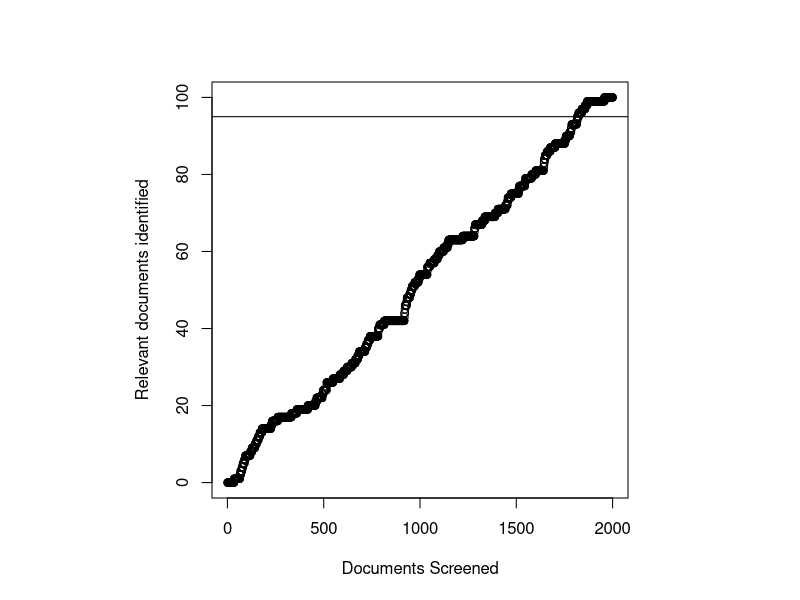
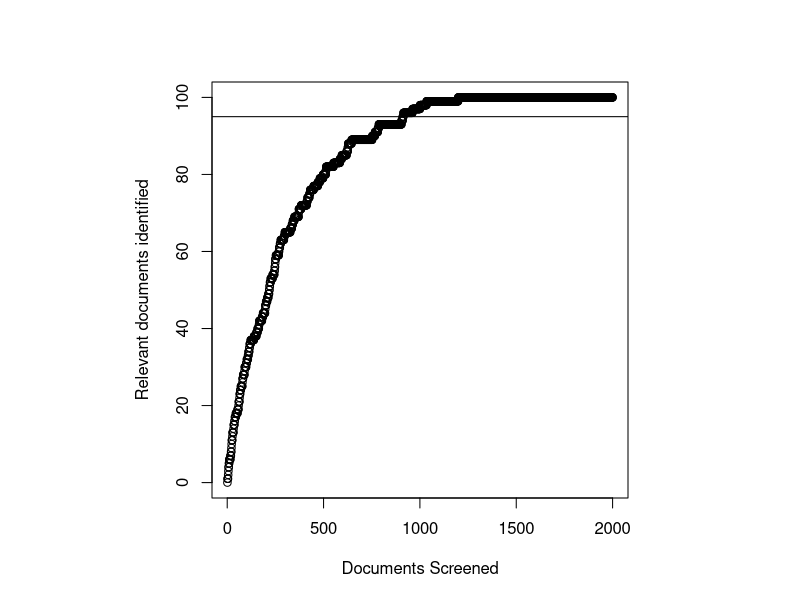
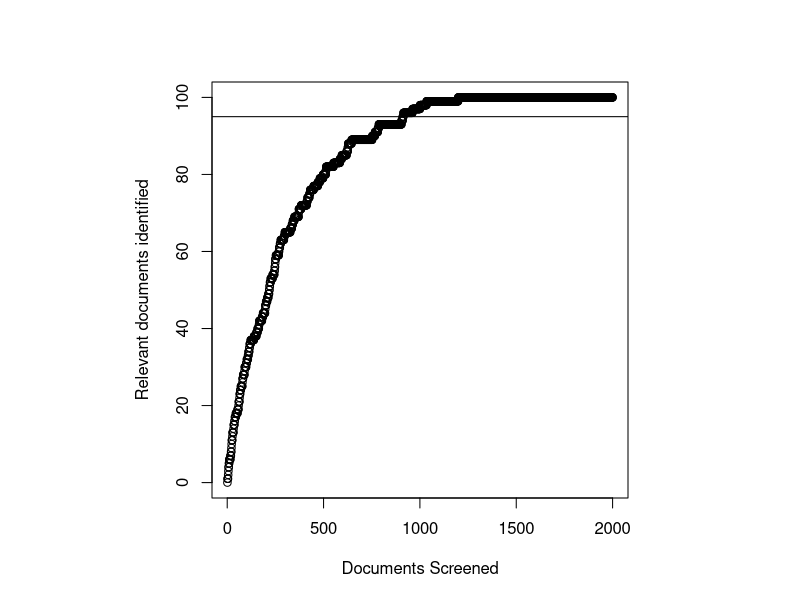
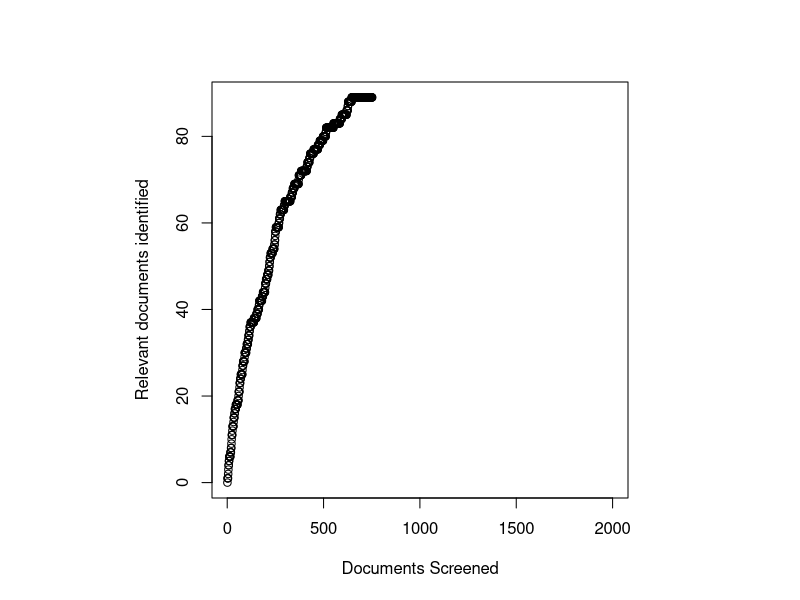
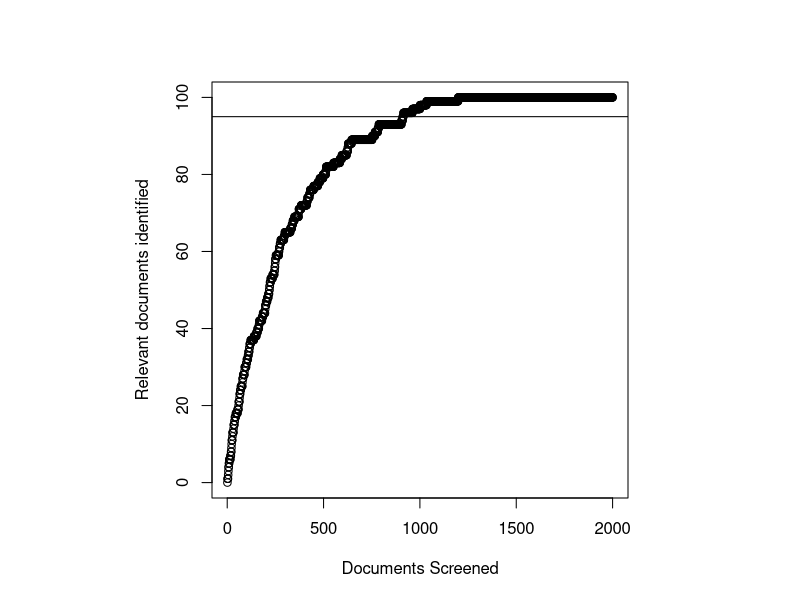
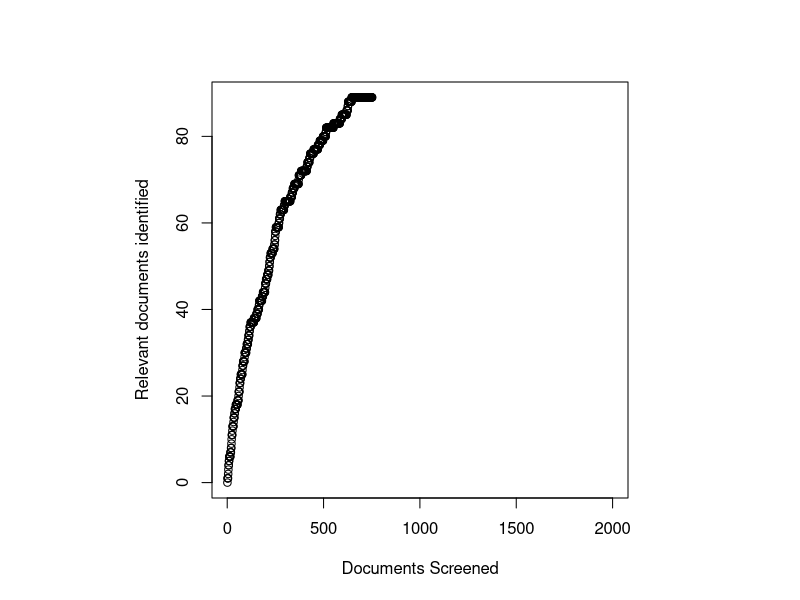
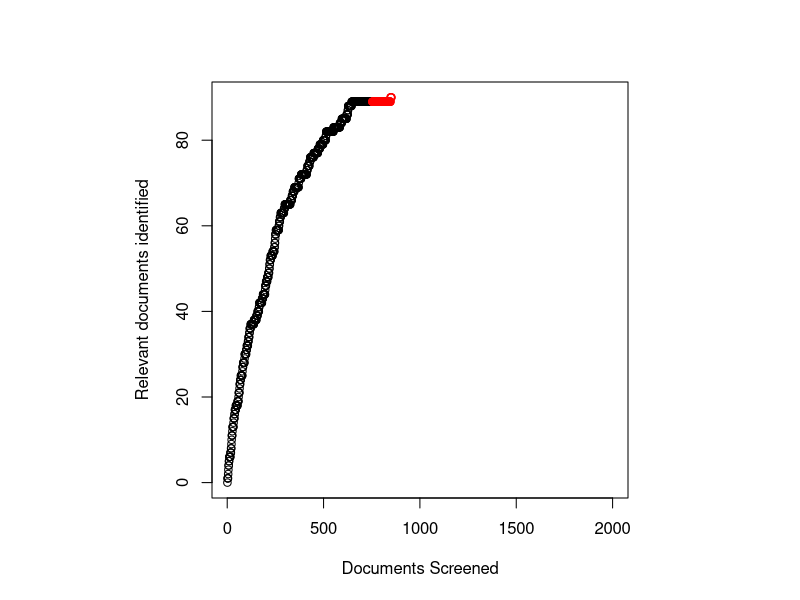
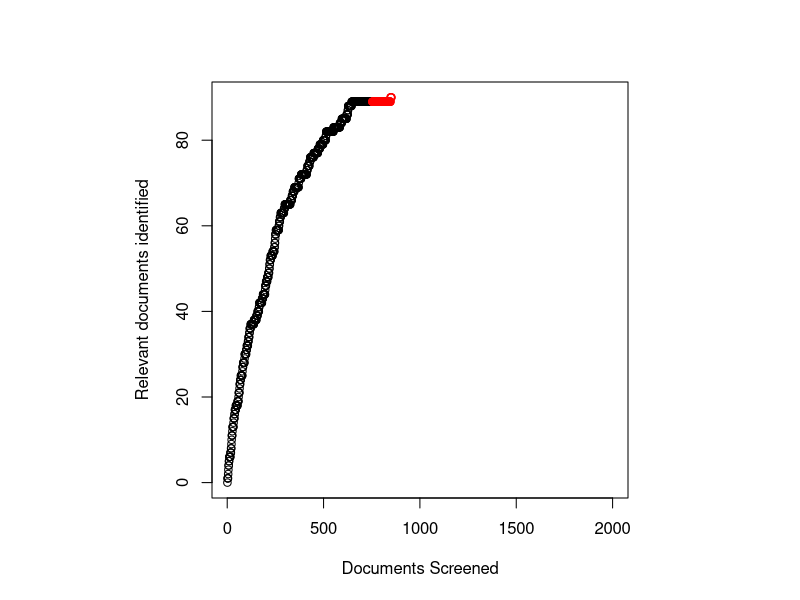

Generate these figures, in order, with R:
## ---- chunk 1
set.seed(5)
knitr::opts_chunk$set(cache = F)
knitr::opts_chunk$set(global.par = TRUE)
options(max.print = 20)
xlab <- "Documents Screened" 
ylab <- "Relevant documents identified"
## ---- chunk 2
N_tot <- 2000 # total documents
r_tot <- 100 # total relevant documents

docs <- rep(0,N_tot)
docs[1:r_tot] <- 1
docs <- sample(docs)
docs

## ---- chunk 3
tau_target=0.95
tau <- cumsum(docs)/r_tot
which(tau>tau_target)[1]/N_tot
## ---- chunk 4
par(pty="s")
plot(
  cumsum(docs), 
  xlab="Documents Screened", 
  ylab="Relevant documents identified",
  xlim=c(0,N_tot),
  ylim=c()
)
abline(h=r_tot*.95)

## ---- chunk 5
weights = rep(1,N_tot)
weights[which(docs==1)] <- seq(15,2,length.out=r_tot)
ordered_docs <- sample(docs, prob=weights, replace=F)
## ---- chunk 6
tau <- cumsum(ordered_docs)/r_tot
which(tau>=tau_target)[1]/N_tot
## ---- chunk 7
par(pty="s")
plot(
  cumsum(ordered_docs), 
  xlab="Documents Screened", 
  ylab="Relevant documents identified"
)
abline(h=r_tot*.95)
## ---- chunk 8
par(pty="s")
plot(
  cumsum(ordered_docs), 
  xlab="Documents Screened", 
  ylab="Relevant documents identified"
)
abline(h=r_tot*.95)
## ---- chunk 9
par(pty="s")
r <- rle(ordered_docs) # calculate run lengths
cutoff <- cumsum(r$lengths)[r$lengths>40 & r$values==0][1]
plot(
  cumsum(ordered_docs[1:cutoff]),
  xlim=c(1,N_tot),
  xlab="Documents Screened", 
  ylab="Relevant documents identified"
)
## ---- chunk 10
par(pty="s")
plot(
  cumsum(ordered_docs), 
  xlab="Documents Screened", 
  ylab="Relevant documents identified"
)
abline(h=r_tot*.95)
## ---- chunk 11
par(pty="s")
r_al <- cumsum(ordered_docs[1:cutoff])[cutoff]
N_al <- cutoff
K <- r_tot-r_al 
N <- N_tot - N_al
## ---- chunk 12
plot(
  cumsum(ordered_docs[1:cutoff]),
  xlim=c(1,N_tot), xlab=xlab, ylab=ylab
)
## ---- chunk 13
params <- list(
  N_al = cutoff,
  N = N_tot - N_al,
  r_al = cumsum(ordered_docs[1:cutoff])[cutoff],
  K = r_tot-r_al 
)
print(params)
## ---- chunk 14
n <- 100
urndocs <- sample(ordered_docs[cutoff:N_tot], replace=F)
s_docs <- urndocs[1:n]
k <- cumsum(s_docs)[n]
plot(
  c(cumsum(ordered_docs[1:cutoff]),cumsum(s_docs)+r_al),
  xlim=c(1,N_tot), xlab=xlab, ylab=ylab,
  col=c(rep("black",cutoff),rep("red",n))
)

## ---- chunk 15
phyper(k, K, N, n)
## ---- chunk 16
plot(
  c(cumsum(ordered_docs[1:cutoff]),cumsum(s_docs)+r_al),
  xlim=c(1,N_tot), xlab=xlab, ylab=ylab,
  col=c(rep("black",cutoff),rep("red",n))
)

## ---- chunk 17
get_ktar <- function(r_al, r_seen, recall_target){
  return(floor(r_seen/recall_target-r_al+1))
}
r_seen <- r_al+k
K_tar <- get_ktar(r_al, r_seen, .95)
## ---- chunk 18
plot(
  c(cumsum(ordered_docs[1:cutoff]),cumsum(s_docs)+r_al),
  xlim=c(1,N_tot), xlab=xlab, ylab=ylab,
  col=c(rep("black",cutoff),rep("red",n))
)

## ---- chunk 19
p <- phyper(k, K_tar, N-K_tar, n)
print(k)
p
## ---- chunk 20
vec_K_tar <- vapply(
  cumsum(urndocs)+r_al, get_ktar, numeric(1), 
  r_al=r_al, recall_target=.95
)
p <- phyper(cumsum(urndocs), vec_K_tar, N-vec_K_tar, seq(1,N))
plot(
  c(cumsum(ordered_docs[1:cutoff]),cumsum(urndocs)+r_al),
  xlim=c(1,N_tot), xlab=xlab, ylab=ylab,
  col=c(rep("black",cutoff),rep("red",N))
)
abline(h=r_tot*.95)
abline(v=N_al+which(p<0.05)[1])

## ---- chunk 21
plot(c(rep(NA,N_al),p), xlab="Documents screened")
abline(h=.05)
abline(v=N_al+which(p<0.05)[1])
## ---- chunk 22
last_docs <- c(0,0,0,1,0,0,1,0,0,1,0,1,0,1,0,0,1,0,0,0)
cols <- ifelse(last_docs>0,"green","red")
plot(rep(1,20), col = cols, pch = 19,ylim=c(0.5,4.5), axes=FALSE, xlab="",ylab="")
for (i in seq(1,6)) {
  lines(seq(20.5-i,20.5),rep(0.75+i*0.4,i+1))
  i_k <- cumsum(tail(last_docs,i))[i]
  text(20.5-i*0.5,0.75+i*0.4,paste0("n=",i,", k=",i_k), adj=c(0.5,-0.25))
}
## ---- chunk 23
plot(
  cumsum(ordered_docs[1:cutoff]),
  xlim=c(1,N_tot), xlab=xlab, ylab=ylab
)
## ---- chunk 24
h0_p <- function(docs, N_tot, recall_target) {
  r_seen <- sum(docs)
  n_vec <- seq(1:length(docs))
  k_vec <- cumsum(rev(docs))
  r_al_vec <- r_seen - k_vec
  k_hat_vec <- vapply(r_al_vec, get_ktar, numeric(1), 
                    recall_target=recall_target, r_seen=r_seen)
  red_ball_vec <- N_tot-(length(docs)-n_vec)-k_hat_vec
  p_vec <- phyper(k_vec, k_hat_vec, red_ball_vec, n_vec) 
  n <- which.min(p_vec)
  return(list("min_p" = p_vec[n], "n" = n, "p_vec" = p_vec))
}
plot(h0_p(ordered_docs[1:cutoff],N_tot,.95)$p_vec,
     xlab="Documents in quasi sample",ylab="p")
## ---- chunk 25
df <- data.frame(i=seq(1,N_tot), r_seen=cumsum(ordered_docs), docs=ordered_docs, pmin=0)
for (i in df$i) {
  p <- h0_p(df$docs[1:i], N_tot, .95)
  df$pmin[i] <- p$min_p
}
par(mfrow = c(2,1), mar = c(2, 2, 2, 2), pty="s")
plot(df$r_seen, ylab="Relevant documents identified")
plot(df$pmin, ylab="p H0", xlab="Documents screened")
